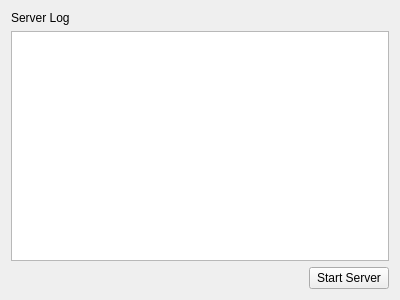
<?xml version="1.0" encoding="UTF-8"?>
<ui version="4.0">
 <class>ServerWindow</class>
 <widget class="QWidget" name="ServerWindow">
  <property name="geometry">
   <rect>
    <x>0</x>
    <y>0</y>
    <width>400</width>
    <height>300</height>
   </rect>
  </property>
  <property name="windowTitle">
   <string>QtServer</string>
  </property>
  <layout class="QGridLayout" name="gridLayout">
   <item row="0" column="0" colspan="2">
    <widget class="QLabel" name="label">
     <property name="text">
      <string>Server Log</string>
     </property>
    </widget>
   </item>
   <item row="1" column="0" colspan="2">
    <widget class="QPlainTextEdit" name="logEditor">
     <property name="readOnly">
      <bool>true</bool>
     </property>
    </widget>
   </item>
   <item row="2" column="0">
    <spacer name="horizontalSpacer">
     <property name="orientation">
      <enum>Qt::Horizontal</enum>
     </property>
     <property name="sizeHint" stdset="0">
      <size>
       <width>298</width>
       <height>20</height>
      </size>
     </property>
    </spacer>
   </item>
   <item row="2" column="1">
    <widget class="QPushButton" name="startStopButton">
     <property name="text">
      <string>Start Server</string>
     </property>
    </widget>
   </item>
  </layout>
 </widget>
 <resources/>
 <connections/>
</ui>
